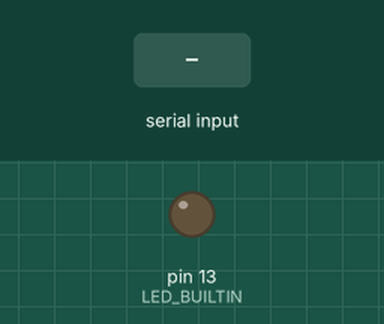
Bench run of a sketch on a simulated Arduino Uno, built with avr-gcc and run on an emulated ATmega328P. Parts: output pins drawn as LEDs (lit = HIGH). The inputs (shaded band) are chosen by the test bench.

Above: at 1.2 s.
1.3 s: "90,45\n" received over Serial
At 2.0 s:
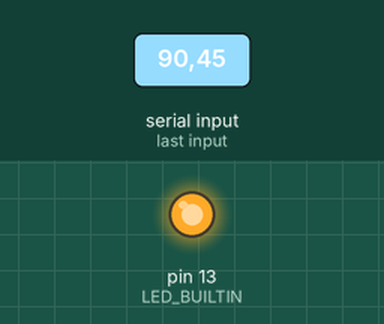
Timing chart, 0 to 11.8 s (numbered marks = the images above; inputs shaded):
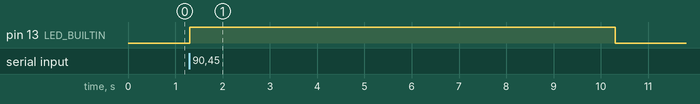

The sketch:

Arduino_Serial_Test_Receive.ino
```cpp
int x;

void setup() {
 Serial.begin(9600);
 Serial.setTimeout(1);
 pinMode(LED_BUILTIN, OUTPUT);
}

void loop() {
 while (!Serial.available());
 x = Serial.readString().toInt();
 //Serial.print(x + 1);

 digitalWrite(LED_BUILTIN, HIGH);
 delay(1000*x);
 digitalWrite(LED_BUILTIN, LOW);
 delay(1000*x);
}
```

Measured:
- after the input at 1.3 s, pin 13 (LED_BUILTIN): LOW → HIGH at once, → LOW 9.0 s later
